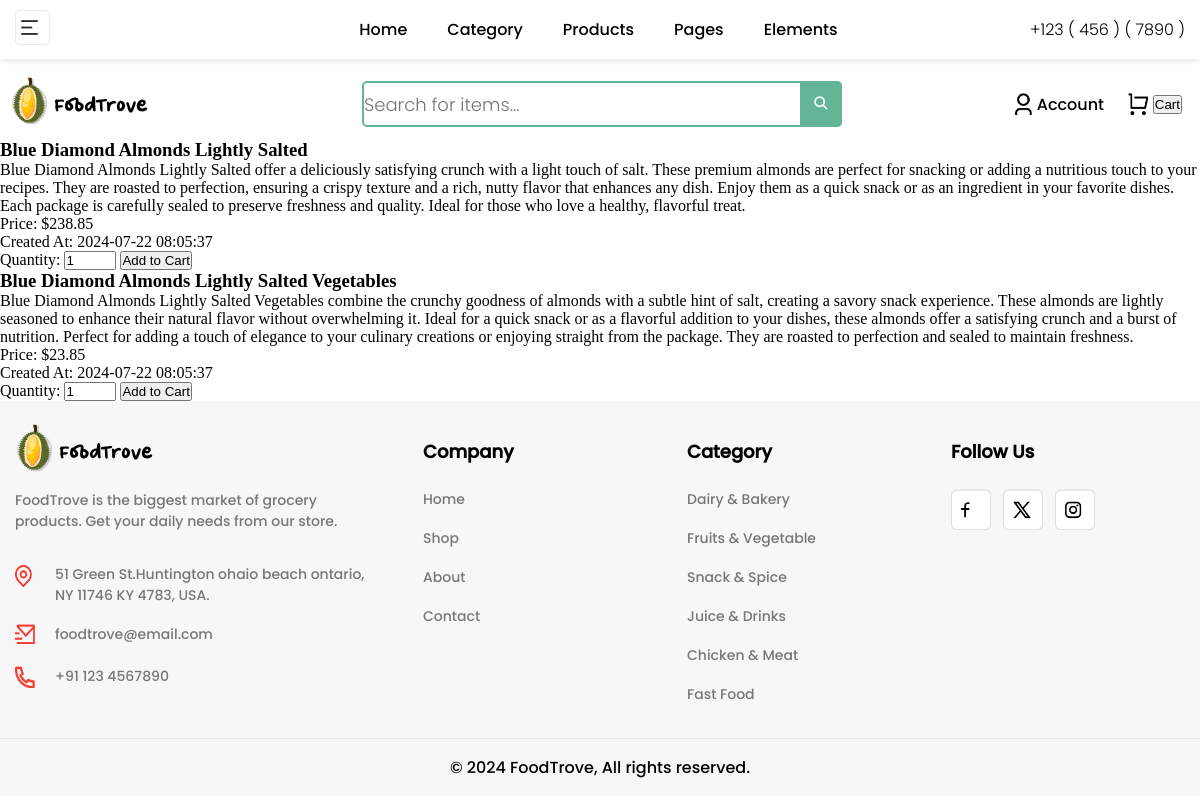
The app's page /products/end_search.php?item_name=Blue Diamond Almonds Lightly Salted with its own data.
### tables this page shows
CREATE TABLE products (
    id INT AUTO_INCREMENT PRIMARY KEY,
    name VARCHAR(100) NOT NULL,
    description TEXT NOT NULL,
    img_link VARCHAR(255) DEFAULT NULL,
    price DECIMAL(10, 2) NOT NULL,
    created_at TIMESTAMP DEFAULT CURRENT_TIMESTAMP
);

### products/end_search.php (the view, shortened to what this page needs)
<!DOCTYPE html>
<html lang="en">
<head>
    <link rel="stylesheet" href="assets\css\main.css">
    <link rel="stylesheet" href="assets\css\header.css">
</head>
<?php
include __DIR__ . '/../includes/header.php';
include __DIR__ . '/../includes/db.php';
$product_name = $_GET['item_name'];
$sql = "SELECT * FROM products WHERE name LIKE ?";
$stmt = $pdo->prepare($sql);
$stmt->execute(['%' . $product_name . '%']);
$obj_array = $stmt->fetchAll(PDO::FETCH_ASSOC);
?>
<div class="cart">
    <div class="cart-item">
        <?php foreach ($obj_array as $product): ?>
            <h3><?php echo htmlspecialchars($product['name'], ENT_QUOTES, 'UTF-8'); ?></h3>
            <p><?php echo htmlspecialchars($product['description'], ENT_QUOTES, 'UTF-8'); ?></p>
            <p>Price: $<?php echo htmlspecialchars($product['price'], ENT_QUOTES, 'UTF-8'); ?></p>
            <p>Created At: <?php echo htmlspecialchars($product['created_at'], ENT_QUOTES, 'UTF-8'); ?></p>
            <form action="/cart/add.php" method="POST">
                <label for="quantity">Quantity:</label>
                <input type="number" id="quantity" name="quantity" min="1" max="20" value="1">
                <button type="submit">Add to Cart</button>
            </form>
        <?php endforeach; ?>
    </div>
</div>
<?php
include __DIR__ . '/../includes/footer.php';
?>

### assets/css/main.css (style rules this page uses)
:root { --main-font-family: 'Poppins', sans-serif; --light-font-family: 'LightPoppins', sans-serif; --bold-font-family: 'BoldPoppins', sans-serif; --second-font-family: 'QuickSand', sans-serif; --main-background-color: #F7F7F8; --second-font-family-bold: 'QuickSandBold', sans-serif; --hover-button-color: #f42618; --button-color: #F53E32; }

### assets/css/footer.css (style rules this page uses)
* { margin: 0; padding: 0; box-sizing: border-box; }

### records on screen
products: name "Blue Diamond Almonds Lightly Salted", description "Blue Diamond Almonds Lightly Salted offer a deliciously satisfying crunch with a light touch of salt. These premium almonds are perfect for snacking or adding a nutritious touch to your recipes. They are roasted to perfection, ensuring a crispy texture and a rich, nutty flavor that enhances any dish. Enjoy them as a quick snack or as an ingredient in your favorite dishes. Each package is carefully sealed to preserve freshness and quality. Ideal for those who love a healthy, flavorful treat.", price "238.85", created_at "2024-07-22 08:05:37"
products: name "Blue Diamond Almonds Lightly Salted Vegetables", description "Blue Diamond Almonds Lightly Salted Vegetables combine the crunchy goodness of almonds with a subtle hint of salt, creating a savory snack experience. These almonds are lightly seasoned to enhance their natural flavor without overwhelming it. Ideal for a quick snack or as a flavorful addition to your dishes, these almonds offer a satisfying crunch and a burst of nutrition. Perfect for adding a touch of elegance to your culinary creations or enjoying straight from the package. They are roasted to perfection and sealed to maintain freshness.", price "23.85", created_at "2024-07-22 08:05:37"
